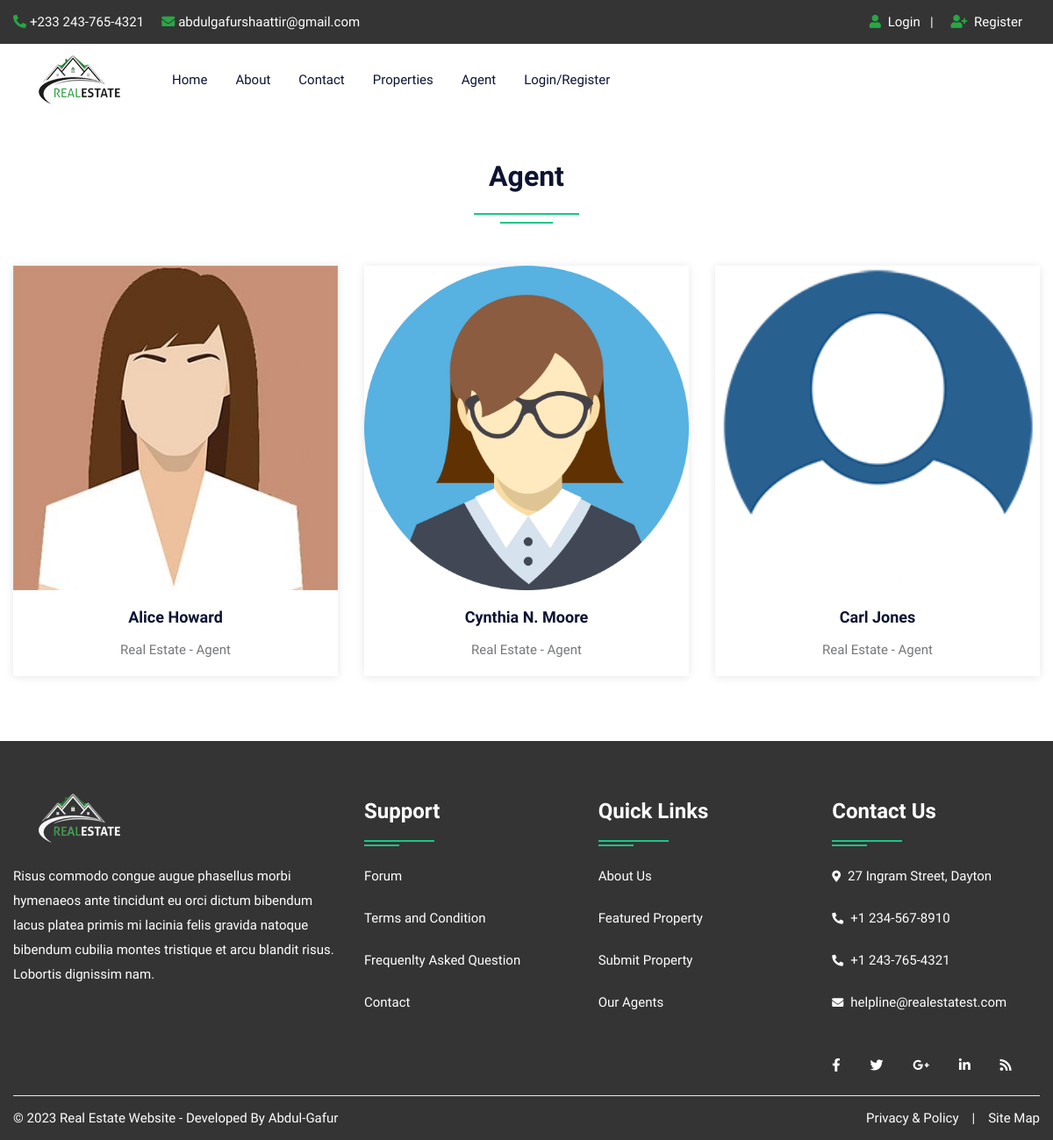
Before: /agent.php with the older database file.
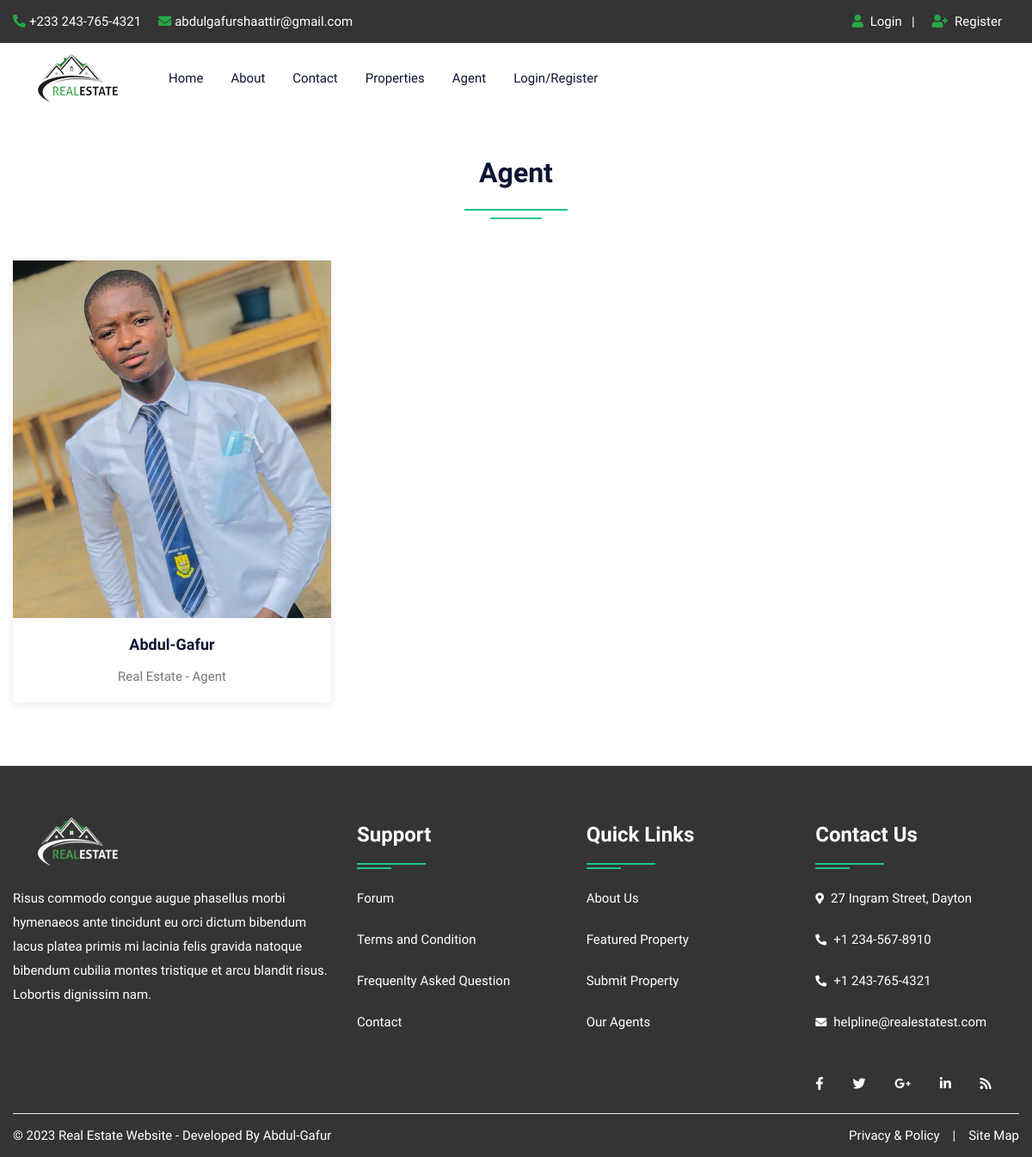
After: the same page with the newer database file.
### tables this page shows
CREATE TABLE `user` (
  `uid` int(50) NOT NULL,
  `uname` varchar(100) NOT NULL,
  `uemail` varchar(100) NOT NULL,
  `uphone` varchar(20) NOT NULL,
  `upass` varchar(50) NOT NULL,
  `utype` varchar(50) NOT NULL,
  `uimage` varchar(300) NOT NULL
);

### agent.php (the view, shortened to what this page needs)
<!DOCTYPE html>
<html lang="en">
<head>
<link rel="stylesheet" type="text/css" href="css/bootstrap.min.css">
<link rel="stylesheet" type="text/css" href="css/bootstrap-slider.css">
<link rel="stylesheet" type="text/css" href="css/jquery-ui.css">
<link rel="stylesheet" type="text/css" href="css/layerslider.css">
<link rel="stylesheet" type="text/css" href="css/color.css" id="color-change">
<link rel="stylesheet" type="text/css" href="css/owl.carousel.min.css">
<link rel="stylesheet" type="text/css" href="css/font-awesome.min.css">
<link rel="stylesheet" type="text/css" href="fonts/flaticon/flaticon.css">
<link rel="stylesheet" type="text/css" href="css/style.css">
</head>
<body>
<div id="page-wrapper">
    <div class="row">
		<?php include("include/header.php");?>
        <div class="full-row">
            <div class="container">
				<div class="row">
                    <div class="col-lg-12">
                        <h2 class="text-secondary double-down-line text-center mb-5">Agent</h2>
                        </div>
                </div>
                <div class="row">
                    <?php
							$query=mysqli_query($con,"SELECT * FROM user WHERE utype='agent'");
								while($row=mysqli_fetch_array($query))
								{
                            ?>
                    <div class="col-md-6 col-lg-4">
                        <div class="hover-zoomer bg-white shadow-one mb-4">
                            <div class="overflow-hidden"> <img src="admin/user/<?php echo $row['6'];?>" alt="aimage"> </div>
                            <div class="py-3 text-center">
                                <h5 class="text-secondary hover-text-success"><a href="#"><?php echo $row['1'];?></a></h5>
                                <span>Real Estate - Agent</span> </div>
                        </div>
                    </div>
                    <?php } ?>
                </div>
            </div>
        </div>
		<?php include("include/footer.php");?>
    </div>
</div>
</body>
</html>

### include/header.php (shortened to what this page needs)
<header id="header" class="transparent-header-modern fixed-header-bg-white w-100">
            <div class="top-header bg-secondary">
                <div class="container">
                    <div class="row">
                        <div class="col-md-8">
                            <ul class="top-contact list-text-white  d-table">
                                <li><a href="#"><i class="fas fa-phone-alt text-success mr-1"></i>+233 243-765-4321</a></li>
                                <li><a href="#"><i class="fas fa-envelope text-success mr-1"></i>abdulgafurshaattir@gmail.com</a></li>
                            </ul>
                        </div>
                        <div class="col-md-4">
                            <div class="top-contact float-right">
                                <ul class="list-text-white d-table">
								<li><i class="fas fa-user text-success mr-1"></i>
								<?php  if(isset($_SESSION['uemail']))
								{ ?>
								<a href="logout.php">Logout</a>&nbsp;&nbsp;<?php } else { ?>
								<a href="login.php">Login</a>&nbsp;&nbsp;
								| </li>
								<li><i class="fas fa-user-plus text-success mr-1"></i><a href="register.php"> Register</li><?php } ?>
								</ul>
                            </div>
                        </div>
                    </div>
                </div>
            </div>
            <div class="main-nav secondary-nav hover-success-nav py-2">
                <div class="container">
                    <div class="row">
                        <div class="col-lg-12">
                            <nav class="navbar navbar-expand-lg navbar-light p-0"> <a class="navbar-brand position-relative" href="index.php"><img class="nav-logo" src="images/logo/restatelg.png" alt=""></a>
                                <div class="collapse navbar-collapse" id="navbarSupportedContent">
                                    <ul class="navbar-nav mr-auto">
                                        <li class="nav-item dropdown"> <a class="nav-link" href="index.php" role="button" aria-haspopup="true" aria-expanded="false">Home</a></li>
										<li class="nav-item"> <a class="nav-link" href="about.php">About</a> </li>
                                        <li class="nav-item"> <a class="nav-link" href="contact.php">Contact</a> </li>
                                        <li class="nav-item"> <a class="nav-link" href="property.php">Properties</a> </li>
                                        <li class="nav-item"> <a class="nav-link" href="agent.php">Agent</a> </li>
										<?php  if(isset($_SESSION['uemail']))
										{ ?>
										<li class="nav-item dropdown">
											<a class="nav-link dropdown-toggle" href="#" role="button" data-toggle="dropdown" aria-haspopup="true" aria-expanded="false">My Account</a>
											<ul class="dropdown-menu">
												<li class="nav-item"> <a class="nav-link" href="profile.php">Profile</a> </li>
												<li class="nav-item"> <a class="nav-link" href="feature.php">Your Property</a> </li>
												<li class="nav-item"> <a class="nav-link" href="logout.php">Logout</a> </li>
											</ul>
                                        </li>
										<?php } else { ?>
										<li class="nav-item"> <a class="nav-link" href="login.php">Login/Register</a> </li>
										<?php } ?>
                                    </ul>
                                </div>
                            </nav>
                        </div>
                    </div>
                </div>
            </div>
        </header>

### include/footer.php
<footer class="full-row bg-secondary p-0">
            <div class="container">
                <div  class="row">
                    <div class="col-lg-12">
                        <div class="divider py-40">
                            <div class="row">
                                <div class="col-md-12 col-lg-4">
                                    <div class="footer-widget mb-4">
                                        <div class="footer-logo mb-4"> <a href="#"><img class="logo-bottom" src="images/logo/restatelg_white.png" alt="image"></a> </div>
                                        <p class="pb-20 text-white">Risus commodo congue augue phasellus morbi hymenaeos ante tincidunt eu orci dictum bibendum lacus platea primis mi lacinia felis gravida natoque bibendum cubilia montes tristique et arcu blandit risus. Lobortis dignissim nam.</p>
                                        </div>
                                </div>
                                <div class="col-md-12 col-lg-8">
                                    <div class="row">
                                        <div class="col-md-4 col-lg-4">
                                            <div class="footer-widget footer-nav mb-4">
                                                <h4 class="widget-title text-white double-down-line-left position-relative">Support</h4>
                                                <ul class="hover-text-primary">
                                                    <li><a href="#" class="text-white">Forum</a></li>
                                                    <li><a href="#" class="text-white">Terms and Condition</a></li>
                                                    <li><a href="#" class="text-white">Frequenlty Asked Question</a></li>
                                                    <li><a href="contact.php" class="text-white">Contact</a></li>
                                                </ul>
                                            </div>
                                        </div>
                                        <div class="col-md-4 col-lg-4">
                                            <div class="footer-widget footer-nav mb-4">
                                                <h4 class="widget-title text-white double-down-line-left position-relative">Quick Links</h4>
                                                <ul class="hover-text-primary">
                                                    <li><a href="about.php" class="text-white">About Us</a></li>
                                                    <li><a href="#" class="text-white">Featured Property</a></li>
                                                    <li><a href="#" class="text-white">Submit Property</a></li>
                                                    <li><a href="agent.php" class="text-white">Our Agents</a></li>
                                                </ul>
                                            </div>
                                        </div>
                                        <div class="col-md-4 col-lg-4">
                                            <div class="footer-widget">
                                                <h4 class="widget-title text-white double-down-line-left position-relative">Contact Us</h4>
                                                <ul class="text-white">
                                                    <li class="hover-text-primary"><i class="fas fa-map-marker-alt text-white mr-2 font-13 mt-1"></i>27 Ingram Street, Dayton</li>
                                                    <li class="hover-text-primary"> <i class="fas fa-phone-alt text-white mr-2 font-13 mt-1"></i>+1 234-567-8910</li>
													<li class="hover-text-primary"> <i class="fas fa-phone-alt text-white mr-2 font-13 mt-1"></i>+1 243-765-4321</li>
                                                    <li class="hover-text-primary"><i class="fas fa-envelope text-white mr-2 font-13 mt-1"></i>helpline@realestatest.com</li>
                                                </ul>
                                            </div>
                                            <div class="footer-widget media-widget mt-4 text-white hover-text-primary"> <a href="#"><i class="fab fa-facebook-f"></i></a> <a href="#"><i class="fab fa-twitter"></i></a> <a href="#"><i class="fab fa-google-plus-g"></i></a> <a href="#"><i class="fab fa-linkedin-in"></i></a> <a href="#"><i class="fas fa-rss"></i></a> </div>
                                        </div>
                                    </div>
                                </div>
                            </div>
                        </div>
                    </div>
                </div>
                <div class="row copyright">
                    <div class="col-sm-6"> <span class="text-white">© <?php echo date('Y');?> Real Estate Website - Developed By   Abdul-Gafur</span> </div>
                    <div class="col-sm-6">
                        <ul class="line-menu text-white hover-text-primary float-right">
                            <li><a href="#">Privacy & Policy</a></li>
                            <li>|</li>
                            <li><a href="#"> Site Map</a></li>
                        </ul>
                    </div>
                </div>
            </div>
        </footer>

### css/color.css (style rules this page uses)
:root { --theme-ordinary-color: #74777b; }
:root { --theme-primary-color: #17c788; }
:root { --theme-secondary-color: #0d1432; }
:root { --theme-white-color: #fff; }
:root { --theme-light-color: #f8f8f8; }
:root { --theme-gray-color: #f5f5f5; }
:root { --theme-footer-color: #091b4b; }
:root { --theme-dark-color: #091b4b; }
:root { --text-light-color: #a3a7af; }
:root { --theme-primary-opacity-color: rgba(11, 191, 141, .8); }
:root { --theme-secondary-opacity-color: rgba(13,20,50,0.7); }
:root { --theme-white-opacity-color: rgba(255, 255, 255, 0.3); }
:root { --theme-dark-opacity-color: rgba(0, 0, 0, 0.5); }
:root { --theme-ordinary-font: 'Muli', sans-serif; }
:root { --theme-highlight-font: 'Comfortaa', cursive; }

Changed rows visible on the page:
removed user: uimage (picture), uname "Alice Howard"
removed user: uimage (placeholder picture), uname "Cynthia N. Moore"
removed user: uimage (picture), uname "Carl Jones"
added user: uimage (picture), uname "Abdul-Gafur"
